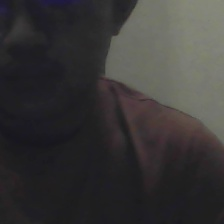
#> input picture crop_latest.jpg, 224 x 224 px
$ python -i clustering.py   (imports and definitions only)
#> lines starting #> are read from the running program, lines starting #| are printed output that depends on the picture; after the words box and inside, x2 and y2 are one past the last pixel; in counts of white or black regions, pixels touching at a corner belong together
#!/usr/bin/env python3
"""
Clustering Module for ReColor
============================
Implements MiniBatch K-Means clustering for efficient color segmentation and palette extraction.
Optimized for real-time mobile processing with minimal memory footprint.

Author: ReColor Development Team
Date: October 2025
License: MIT
"""

import numpy as np
import cv2
from sklearn.cluster import MiniBatchKMeans
from sklearn.utils import shuffle
from typing import Tuple, Dict, Optional, List
import time
import threading
from concurrent.futures import ThreadPoolExecutor

class RealtimeColorClusterer:
    """
    Real-time color clustering system using MiniBatch K-Means.

    Optimized for mobile processing with adaptive clustering parameters
    and efficient memory management for continuous video processing.
    """

    def __init__(self, n_clusters: int = 8, batch_size: int = 1000,
                 max_iter: int = 10, random_state: int = 42):
        """
        Initialize Real-time Color Clusterer.

        Args:
            n_clusters: Number of color clusters (3-16 recommended for CVD)
            batch_size: Batch size for MiniBatch K-Means (larger = more accurate, slower)
            max_iter: Maximum iterations per batch (lower = faster, less accurate)
            random_state: Random seed for reproducible results
        """
        self.n_clusters = n_clusters
        self.batch_size = batch_size
        self.max_iter = max_iter
        self.random_state = random_state

        # Initialize MiniBatch K-Means
        self.kmeans = MiniBatchKMeans(
            n_clusters=n_clusters,
            batch_size=batch_size,
            max_iter=max_iter,
            random_state=random_state,
            n_init=3,  # Reduced for speed
            max_no_improvement=5
        )

        # Performance tracking
        self.processing_times = []
        self.cluster_stability_history = []
        self.fitted = False

        # Threading for background processing
        self.executor = ThreadPoolExecutor(max_workers=2)

        # Adaptive parameters
        self.adaptive_mode = True
        self.min_clusters = 3
        self.max_clusters = 16

        print(f"🎯 Real-time Color Clusterer initialized (K={n_clusters})")

    def preprocess_image(self, image: np.ndarray, resize_factor: float = 0.5) -> np.ndarray:
        """
        Preprocess image for faster clustering.

        Args:
            image: Input RGB image
            resize_factor: Factor to resize image (smaller = faster)

        Returns:
            Preprocessed image
        """
        if resize_factor != 1.0:
            h, w = image.shape[:2]
            new_h, new_w = int(h * resize_factor), int(w * resize_factor)
            image = cv2.resize(image, (new_w, new_h), interpolation=cv2.INTER_AREA)

        return image

    def extract_color_samples(self, image: np.ndarray, sample_rate: float = 0.1) -> np.ndarray:
        """
        Extract representative color samples from image for clustering.

        Args:
            image: Input RGB image
            sample_rate: Fraction of pixels to sample (0.1 = 10% of pixels)

        Returns:
            Array of color samples (N, 3)
        """
        # Reshape image to pixel array
        pixels = image.reshape(-1, 3).astype(np.float32)

        # Random sampling for speed
        n_samples = int(len(pixels) * sample_rate)
        n_samples = max(min(n_samples, self.batch_size * 2), 100)  # Ensure reasonable sample size

        if len(pixels) > n_samples:
            # Use sklearn's shuffle for better randomization
            samples = shuffle(pixels, n_samples=n_samples, random_state=self.random_state)
        else:
            samples = pixels

        return samples

    def adaptive_cluster_count(self, image: np.ndarray) -> int:
        """
        Adaptively determine optimal cluster count based on image characteristics.

        Args:
            image: Input RGB image

        Returns:
            Optimal number of clusters
        """
        if not self.adaptive_mode:
            return self.n_clusters

        # Calculate image complexity metrics
        gray = cv2.cvtColor(image, cv2.COLOR_RGB2GRAY)

        # Edge density (measure of detail)
        edges = cv2.Canny(gray, 50, 150)
        edge_density = np.sum(edges > 0) / edges.size

        # Color variance (measure of color diversity)
        pixels = image.reshape(-1, 3).astype(np.float32)
        color_std = np.mean(np.std(pixels, axis=0))

        # Adaptive cluster count based on complexity
        base_clusters = self.n_clusters

        # Adjust based on edge density
        if edge_density > 0.15:  # High detail image
            base_clusters = min(base_clusters + 2, self.max_clusters)
        elif edge_density < 0.05:  # Low detail image
            base_clusters = max(base_clusters - 2, self.min_clusters)

        # Adjust based on color variance
        if color_std > 80:  # High color diversity
            base_clusters = min(base_clusters + 1, self.max_clusters)
        elif color_std < 30:  # Low color diversity
            base_clusters = max(base_clusters - 1, self.min_clusters)

        return base_clusters

    def fit_incremental(self, image: np.ndarray) -> 'RealtimeColorClusterer':
        """
        Incrementally fit the K-Means model with new image data.

        Args:
            image: New RGB image to learn from

        Returns:
            Self for method chaining
        """
        start_time = time.time()

        # Preprocess and sample
        processed = self.preprocess_image(image)
        samples = self.extract_color_samples(processed)

        # Adaptive clustering
        if self.adaptive_mode:
            optimal_k = self.adaptive_cluster_count(processed)
            if optimal_k != self.kmeans.n_clusters:
                # Reinitialize with new cluster count
                self.kmeans = MiniBatchKMeans(
                    n_clusters=optimal_k,
                    batch_size=self.batch_size,
                    max_iter=self.max_iter,
                    random_state=self.random_state,
                    n_init=3
                )
                self.n_clusters = optimal_k

        # Incremental fitting
        if not self.fitted:
            self.kmeans.fit(samples)
            self.fitted = True
        else:
            self.kmeans.partial_fit(samples)

        # Track performance
        processing_time = time.time() - start_time
        self.processing_times.append(processing_time)
        if len(self.processing_times) > 50:
            self.processing_times.pop(0)

        return self

    # [300 lines left out: functions predict_clusters, _create_cluster_image, extract_dominant_colors, create_color_palette, segment_by_color_similarity, analyze_color_distribution and 7 more, not called in this run]

# [43 lines not run here, left out]

>>> import cv2
>>> picture = cv2.cvtColor(cv2.imread('../crop_latest.jpg'), cv2.COLOR_BGR2RGB)
>>> result = RealtimeColorClusterer().fit_incremental(picture)
#> in extract_color_samples, `n_samples = int(len(pixels) * sample_rate)`: n_samples = 1254
#> in extract_color_samples, `samples = shuffle(pixels, n_samples=n_samples, random_state=self.rando..`: samples = 1254 rows, first 8: [126, 129, 112], [42, 42, 42], [127, 129, 115], [31, 31, 33], [29, 29, 31], [31, 30, 36], [85, 73, 67], [55, 57, 54]
#> in adaptive_cluster_count, `edges = cv2.Canny(gray, 50, 150)`:
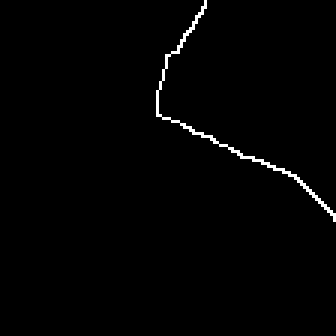
#> edges: shape (112, 112) (shown 3 times larger); 1.1% white in thin lines or dots, all inside (x1, y1, x2, y2) = (52, 0, 112, 74)
#> in adaptive_cluster_count, `edge_density = np.sum(edges > 0) / edges.size`: edge_density = 0.0112
#> in adaptive_cluster_count, `color_std = np.mean(np.std(pixels, axis=0))`: color_std = 33.61
#> in fit_incremental, `optimal_k = self.adaptive_cluster_count(processed)`: optimal_k = 6
